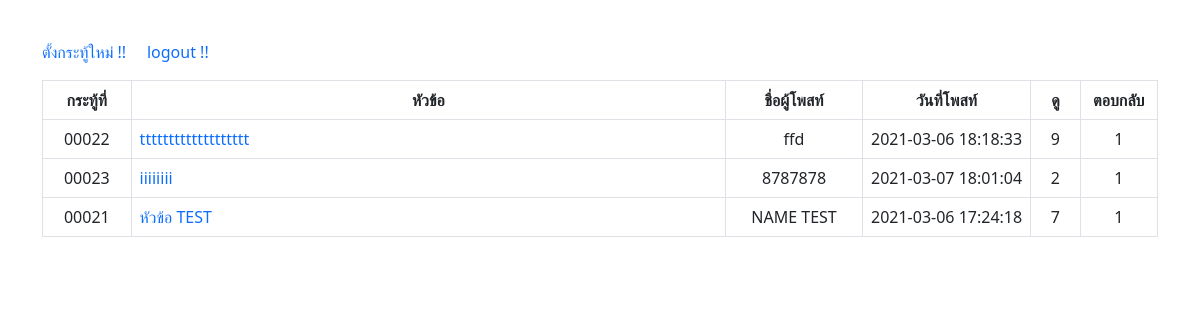
The app's page /index.php (signed in) with its own data.
### tables this page shows
CREATE TABLE `webboard` (
  `QuestionID` int(5) UNSIGNED ZEROFILL NOT NULL,
  `CreateDate` datetime NOT NULL,
  `Question` varchar(250) NOT NULL,
  `Details` text NOT NULL,
  `Name` varchar(50) NOT NULL,
  `View` int(5) NOT NULL,
  `Reply` int(5) NOT NULL
);

### index.php (the view, shortened to what this page needs)
<?php
if (!$_SESSION["UserID"]){
  Header("Location: login.php");
}else{
include 'condb.php';
?>
<html>
<head>
<link href="https://cdn.jsdelivr.net/npm/bootstrap@5.0.0-beta2/dist/css/bootstrap.min.css" rel="stylesheet">
</head>
<body>
<div class="container">
<p>&nbsp;</p>
<p><a href="NewQuestion.php">ตั้งกระทู้ใหม่ !!</a>&nbsp;&nbsp;&nbsp;&nbsp;&nbsp;<a href="logout.php">logout !!</a></p>
<?php
$sql = "SELECT * FROM db_name.webboard";
$result = $conn->query($sql);
?>
<table class="table table-bordered">
  <tr>
    <th width="79" height="29" bgcolor="#FFE0C1"> <div align="center">กระทู้ที่</div></th>
    <th width="530" bgcolor="#E6FFE6"> <div align="center">หัวข้อ</div></th>
    <th width="122" bgcolor="#EAFFFF"> <div align="center">ชื่อผู้โพสท์</div></th>
    <th width="110" bgcolor="#EAFFFF"> <div align="center">วันที่โพสท์</div></th>
    <th width="44" bgcolor="#FFFFD5"> <div align="center">ดู</div></th>
    <th width="69" bgcolor="#FFFFD5"> <div align="center">ตอบกลับ</div></th>
  </tr>
<?php
if ($result->num_rows > 0) {
  while($row = $result->fetch_assoc()) {
    ?>
    <tr>
    <td><div align="center"><?=$row["QuestionID"];?></div></td>
    <td><a href="ViewWebboard.php?QuestionID=<?=$row["QuestionID"];?>"><?=$row["Question"];?></a></td>
    <td><div align="center"><?=$row["Name"];?></div></td>
    <td width="150"><div align="center"><?=$row["CreateDate"];?></div></td>
    <td align="right"><div align="center"><?=$row["View"];?></div></td>
    <td align="right"><div align="center"><?=$row["Reply"];?></div></td>
  </tr>
  </div>
    <?php
  }
} else {
}
}
?>

### records on screen
webboard: QuestionID "00022", Question "ttttttttttttttttttt", Name "ffd", CreateDate "2021-03-06 18:18:33", View "9", Reply "1"
webboard: QuestionID "00023", Question "iiiiiiii", Name "8787878", CreateDate "2021-03-07 18:01:04", View "2", Reply "1"
webboard: QuestionID "00021", Question "หัวข้อ TEST", Name "NAME TEST", CreateDate "2021-03-06 17:24:18", View "7", Reply "1"
